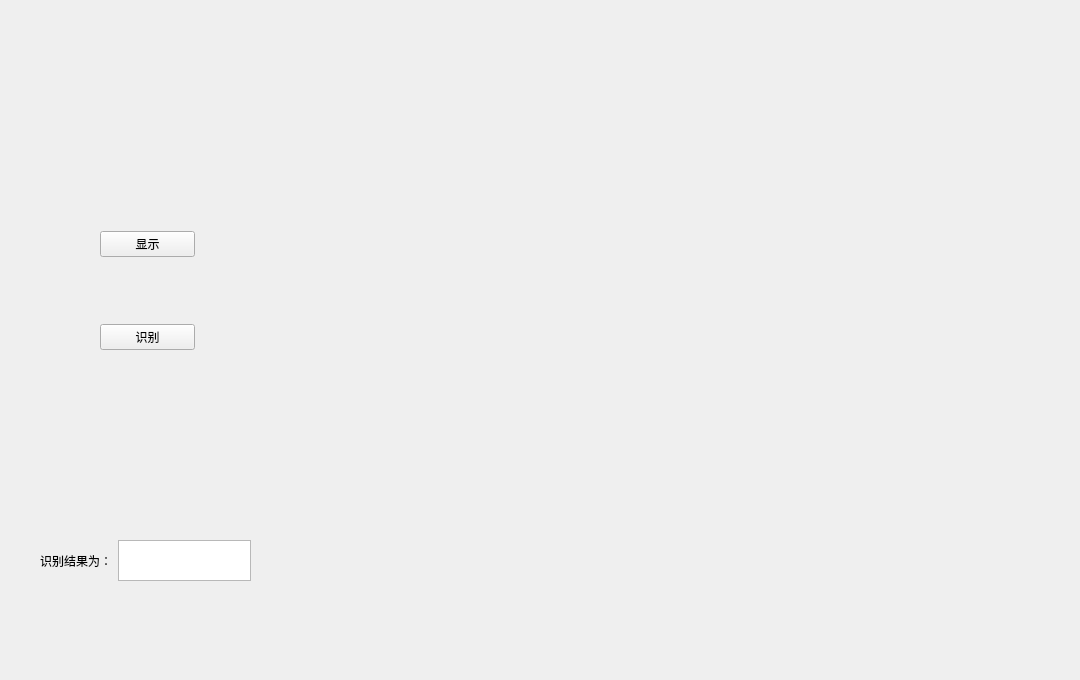
<?xml version="1.0" encoding="UTF-8"?>
<ui version="4.0">
 <class>Form</class>
 <widget class="QWidget" name="Form">
  <property name="geometry">
   <rect>
    <x>0</x>
    <y>0</y>
    <width>1080</width>
    <height>680</height>
   </rect>
  </property>
  <property name="windowTitle">
   <string>Form</string>
  </property>
  <widget class="QLabel" name="label_to_show">
   <property name="geometry">
    <rect>
     <x>510</x>
     <y>40</y>
     <width>431</width>
     <height>311</height>
    </rect>
   </property>
   <property name="text">
    <string/>
   </property>
  </widget>
  <widget class="QWidget" name="layoutWidget">
   <property name="geometry">
    <rect>
     <x>100</x>
     <y>170</y>
     <width>95</width>
     <height>241</height>
    </rect>
   </property>
   <layout class="QVBoxLayout" name="verticalLayout">
    <item>
     <widget class="QPushButton" name="button_to_show_cam">
      <property name="text">
       <string>显示</string>
      </property>
     </widget>
    </item>
    <item>
     <widget class="QPushButton" name="button_to_recognition">
      <property name="text">
       <string>识别</string>
      </property>
     </widget>
    </item>
   </layout>
  </widget>
  <widget class="QWidget" name="layoutWidget">
   <property name="geometry">
    <rect>
     <x>40</x>
     <y>540</y>
     <width>211</width>
     <height>41</height>
    </rect>
   </property>
   <layout class="QHBoxLayout" name="horizontalLayout">
    <item>
     <widget class="QLabel" name="label_2">
      <property name="text">
       <string>识别结果为：</string>
      </property>
     </widget>
    </item>
    <item>
     <widget class="QTextEdit" name="text_result"/>
    </item>
   </layout>
  </widget>
  <widget class="QLabel" name="label_to_show_2">
   <property name="geometry">
    <rect>
     <x>510</x>
     <y>360</y>
     <width>431</width>
     <height>231</height>
    </rect>
   </property>
   <property name="text">
    <string/>
   </property>
  </widget>
 </widget>
 <resources/>
 <connections/>
</ui>
